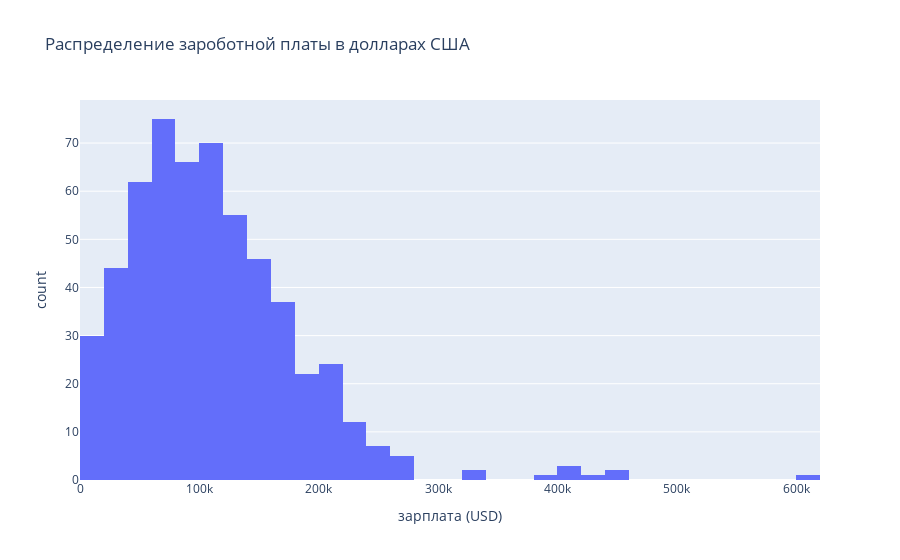

The notebook cell saved with this chart:
### Code cell
fig = px.histogram(
    data,
    x = 'salary_in_usd',
    labels={'salary_in_usd': "зарплата (USD)", 'y': 'Распределение'},
    title='Распределение зароботной платы в долларах США',
    # marginal='box',
    )

fig.show()

### Figure 1 — Plotly figure (JSON) as saved in the notebook; plotly's stock layout.template omitted (floating-point values rounded to 4 significant figures; data arrays with more than 128 entries replaced by an {"elided": "..."} marker saying what was removed)
{"data": [{"alignmentgroup": "True", "bingroup": "x", "hovertemplate": "зарплата (USD)=%{x}<br>count=%{y}<extra></extra>", "legendgroup": "", "marker": {"color": "#636efa", "pattern": {"shape": ""}}, "name": "", "offsetgroup": "", "orientation": "v", "showlegend": false, "type": "histogram", "x": {"elided": "565 int values"}, "xaxis": "x", "yaxis": "y"}], "layout": {"barmode": "relative", "legend": {"tracegroupgap": 0}, "title": {"text": "Распределение зароботной платы в долларах США"}, "xaxis": {"anchor": "y", "domain": [0, 1], "title": {"text": "зарплата (USD)"}}, "yaxis": {"anchor": "x", "domain": [0, 1], "title": {"text": "count"}}}}
